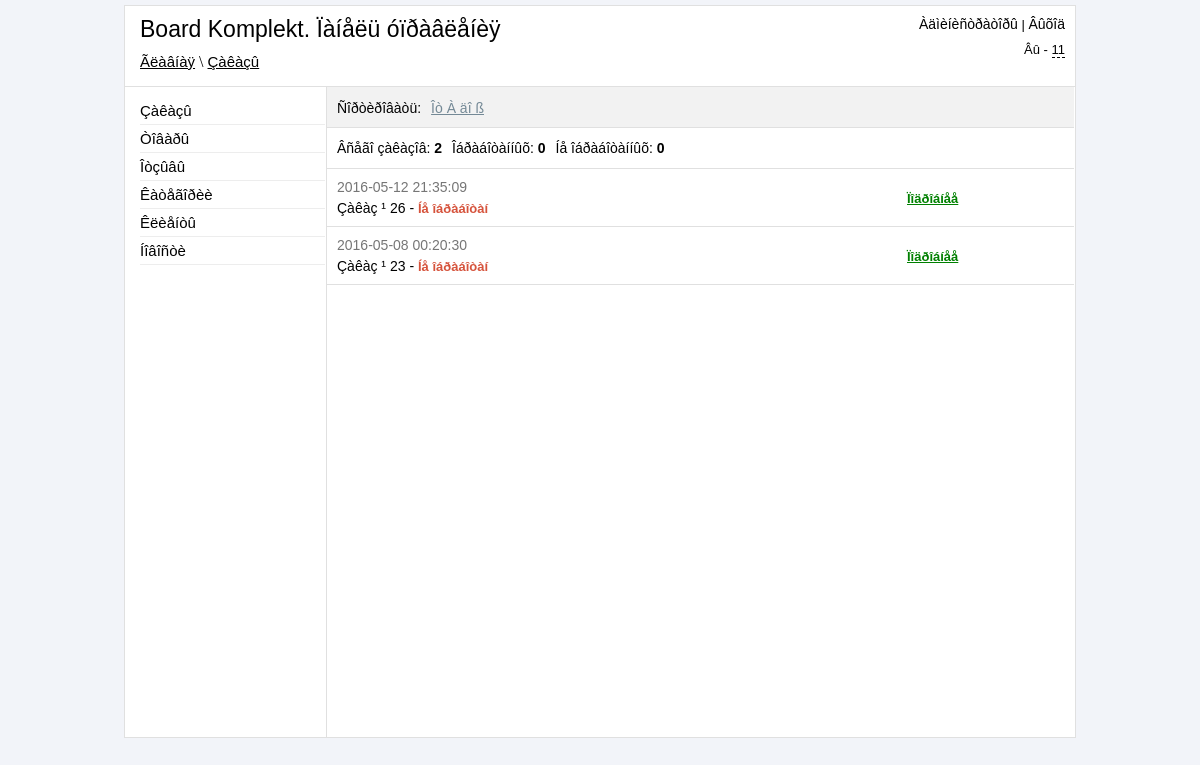
Before: /admin/orders.php (signed in) with the older database file.
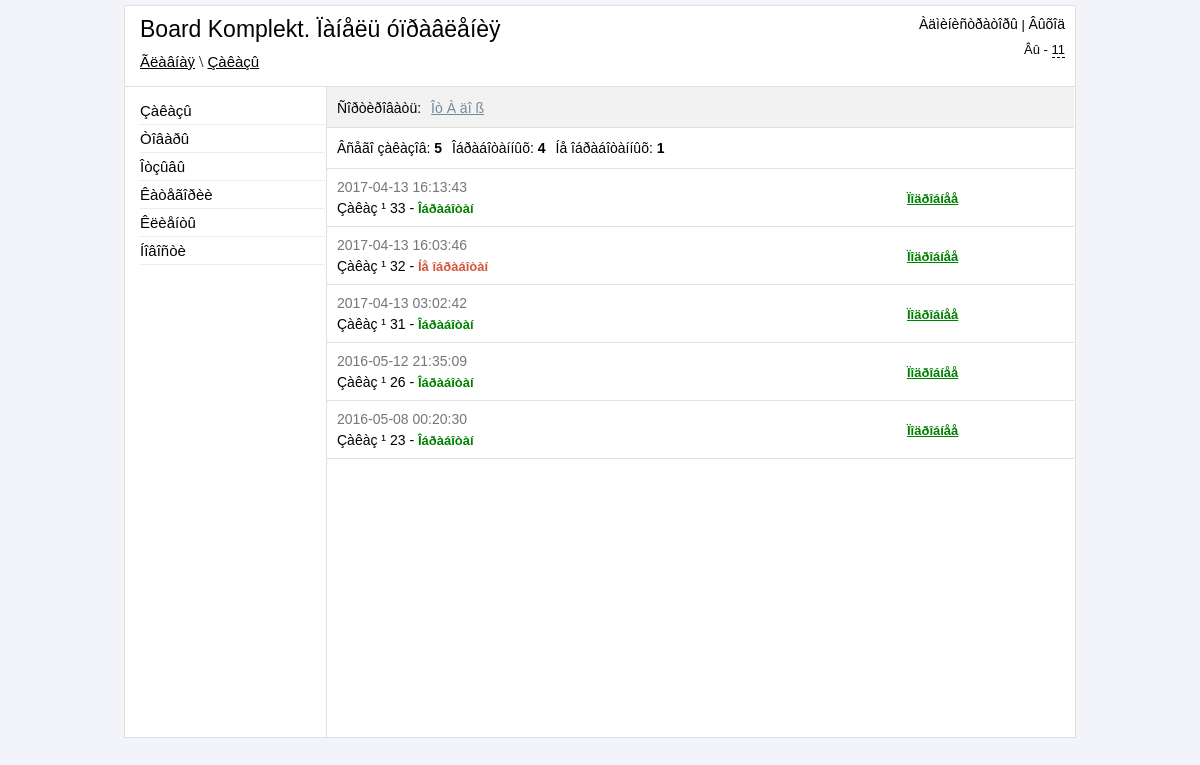
After: the same page with the newer database file.
### tables this page shows
CREATE TABLE IF NOT EXISTS `orders` (
  `order_id` int(11) NOT NULL AUTO_INCREMENT,
  `id_buyer` int(11) NOT NULL,
  `order_datetime` datetime NOT NULL,
  `order_total_price` int(11) NOT NULL,
  `order_delivery` varchar(255) NOT NULL,
  `order_type_pay` varchar(100) NOT NULL,
  `order_note` text NOT NULL,
  `order_confirmed` varchar(50) NOT NULL DEFAULT 'no',
  `order_pay` varchar(40) NOT NULL,
  PRIMARY KEY (`order_id`),
  KEY `id_buyer` (`id_buyer`)
);

### admin/include/sort-orders.php (called while the page is built, shortened)
<?php
$sort = clear_strings($_GET["sort"]);
switch ($sort) {
        default:
        $sort = "ORDER BY order_id DESC";
        $sortName = "Îò À äî ß";
        break;
    }
?>

### admin/include/functions.php (called while the page is built)
<?php
function clear_strings($clear_string)
{
    $clear_string = strip_tags($clear_string);
    $clear_string = mysql_real_escape_string($clear_string);
    $clear_string = trim($clear_string);
    return $clear_string;
}
?>

### admin/orders.php (the view, shortened to what this page needs)
<?php
	if ($_SESSION['auth_admin'] == "yes_auth")
	{
		include("include/db_connect.php");
        include("include/functions.php");
        include("include/sort-orders.php");
?>
<!DOCTYPE HTML>
<html>
<head>
	<link href ="css/reset.css" rel="stylesheet" type="text/css" />
	<link href ="css/style.css" rel="stylesheet" type="text/css" />
    <link href ="jquery_confirm/jquery_confirm.css" rel="stylesheet" type="text/css" />
</head>
<body>
<div class="block-body">
	<?php
		include("include/block-header.php");
        $allOrders = mysql_query("SELECT * FROM orders", $link);
        $allOrdersResult = mysql_num_rows($allOrders);
        $allConfirmedOrders = mysql_query("SELECT * FROM orders WHERE order_confirmed = 'yes'", $link);
        $allConfirmedOrdersResult = mysql_num_rows($allConfirmedOrders);
        $allNoConfirmedOrders = mysql_query("SELECT * FROM orders WHERE order_confirmed = 'no'", $link);
        $allNoConfirmedOrdersResult = mysql_num_rows($allNoConfirmedOrders);
	?>
	<div class="block-content">
		<div class = "block-parameters">
            <ul class="list">
                <li>Ñîðòèðîâàòü:</li>
                <li><a class="select-links" href="#"><? echo $sortName; ?></a>
                </li>
            </ul>
		</div>
        <div class="block-info">
        <ul class="review-info-count">
            <li>Âñåãî çàêàçîâ: <b><?php echo $allOrdersResult;?></b></li>
            <li>Îáðàáîòàííûõ: <b><?php echo $allConfirmedOrdersResult;?></b></li>
            <li>Íå îáðàáîòàííûõ: <b><?php echo $allNoConfirmedOrdersResult;?></b></li>
        </ul>
        </div>
         <?php
                $num = 5;
                $page = (int)$_GET['page'];
                $count = mysql_query("SELECT COUNT(*) FROM orders $sort",$link);
                $temp = mysql_fetch_array($count);
                $page = intval($page);
                if(empty($page) or $page <= 0) $page = 1;
                    $start = $page * $num - $num;
                if($temp[0] > 0)
                {
                    $result = mysql_query("SELECT * FROM orders $sort LIMIT $start, $num", $link);
                    if(mysql_num_rows($result) > 0)
                    {
                        $row = mysql_fetch_array($result);
                        do
                        {
                            if ($row["order_confirmed"] == 'yes') {
                                $status = '<b class="green">Îáðàáîòàí</b>';
                            }
                            else {
                                $status = '<b class="red">Íå îáðàáîòàí</b>';
                            }
                            echo '
                            <div class="block-order">
                                <p class="order_datetime">'.$row["order_datetime"].'</p>
                                <p class="order_number">Çàêàç ¹ '.$row["order_id"].' - '.$status.'</p>
                                <p class="order_link"><a class="green" href="view_order.php?id='.$row["order_id"].'">Ïîäðîáíåå</a></p>
                            </div>
                            ';
                        } while ($row = mysql_fetch_array($result));
                    }
                }
            ?>
	</div>
</div>
</body>
</html>
<?php
	}
	else
	{
		header("Location: login.php");
	}
?>

Changed rows visible on the page:
added orders: order_datetime "2017-04-13 16:13:43", order_id "33", order_confirmed "Îáðàáîòàí"
added orders: order_datetime "2017-04-13 16:03:46", order_id "32", order_confirmed "Íå îáðàáîòàí"
added orders: order_datetime "2017-04-13 03:02:42", order_id "31", order_confirmed "Îáðàáîòàí"
changed orders id 26: order_confirmed "Íå îáðàáîòàí" → "Îáðàáîòàí"
changed orders id 23: order_confirmed "Íå îáðàáîòàí" → "Îáðàáîòàí"
Other visible differences:
$allOrdersResult: "2" → "5"
$allConfirmedOrdersResult: "0" → "4"
$allNoConfirmedOrdersResult: "0" → "1"
